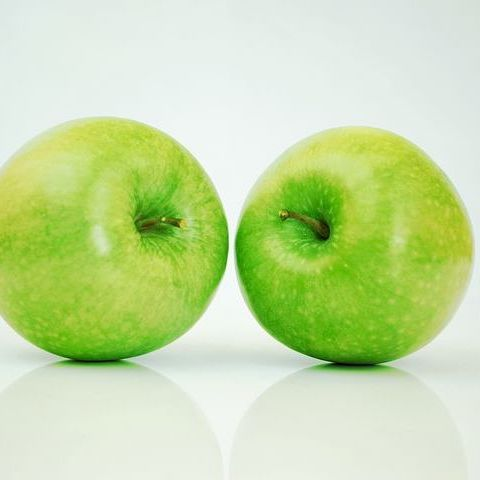
%> input picture image/org.jpg, 480 x 480 px
$ octave kadai4.m   (GNU Octave 9; MATLAB toolbox functions it lacks are replaced by stand-ins)
%> lines starting %> are read from the running program, lines starting %| are printed output that depends on the picture
% 課題４　画像のヒストグラム
% 画素の濃度ヒストグラムを生成せよ．
% 14NE012 菊池祐介

clear; % 変数のオールクリア

ORG=imread('image/org.jpg'); % 原画像の入力
%> ORG is the input picture: size 480x480x3 uint8; mean R, G, B 197.9, 220.3, 162.9
ORG=rgb2gray(ORG); % カラー画像を白黒濃淡画像へ変換
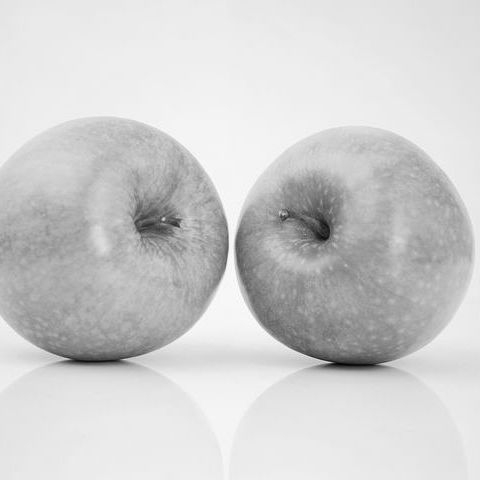
%> ORG: size 480x480 uint8; min 5, max 255, mean 207.1
imagesc(ORG); colormap(gray); colorbar;
pause;

imhist(ORG); % ヒストグラムの表示
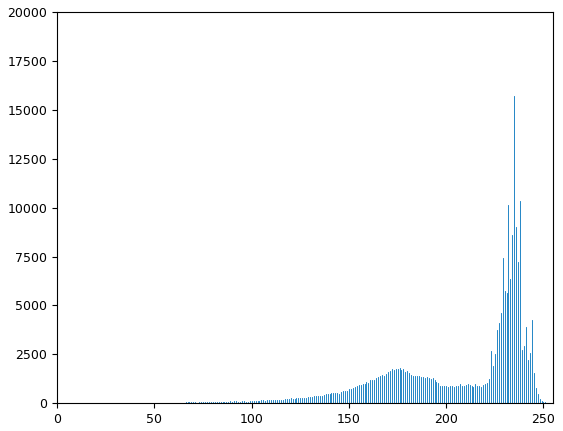
%> figure redrawn from the program's plot data; highest point at x = 235, y = 15684
pause;
close;
